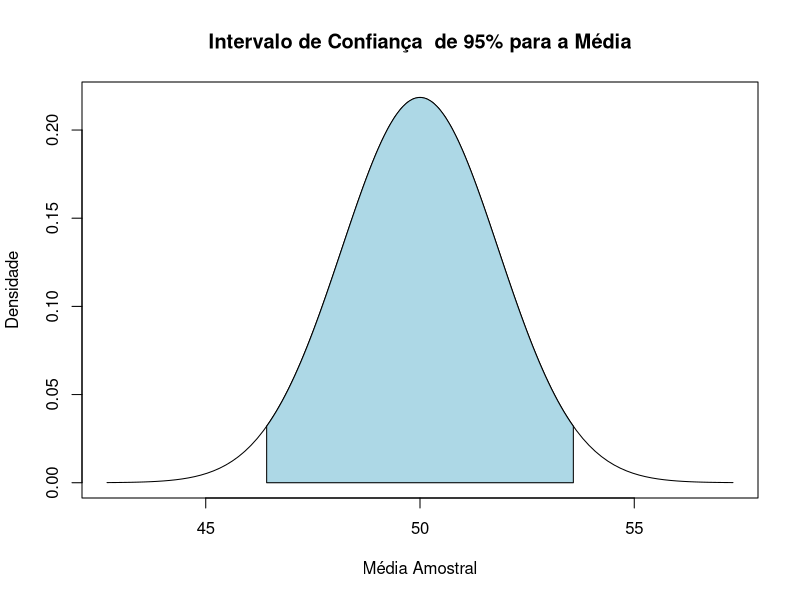

Source code (R):
## ---- chunk 1

n <- 30
media <- 50
desvio_padrao <- 10
erro <- desvio_padrao / sqrt(n)
erro <- desvio_padrao / sqrt(n)
alfa <- 0.05

curve(dnorm(x, mean = media, sd = erro),
      from = media - 4 * erro, to = media + 4 * erro,
      ylab = "Densidade", xlab = "Média Amostral",
      main = "Intervalo de Confiança  de 95% para a Média")

lim_inf <- qnorm(alfa/2, mean = media, sd = erro)
lim_sup <- qnorm(1 - alfa/2, mean = media, sd = erro)

x_sombra <- seq(lim_inf, lim_sup, length = 100)
y_sombra <- dnorm(x_sombra, mean = media, sd = erro)
polygon(c(lim_inf, x_sombra, lim_sup), c(0, y_sombra, 0), col = "lightblue")
